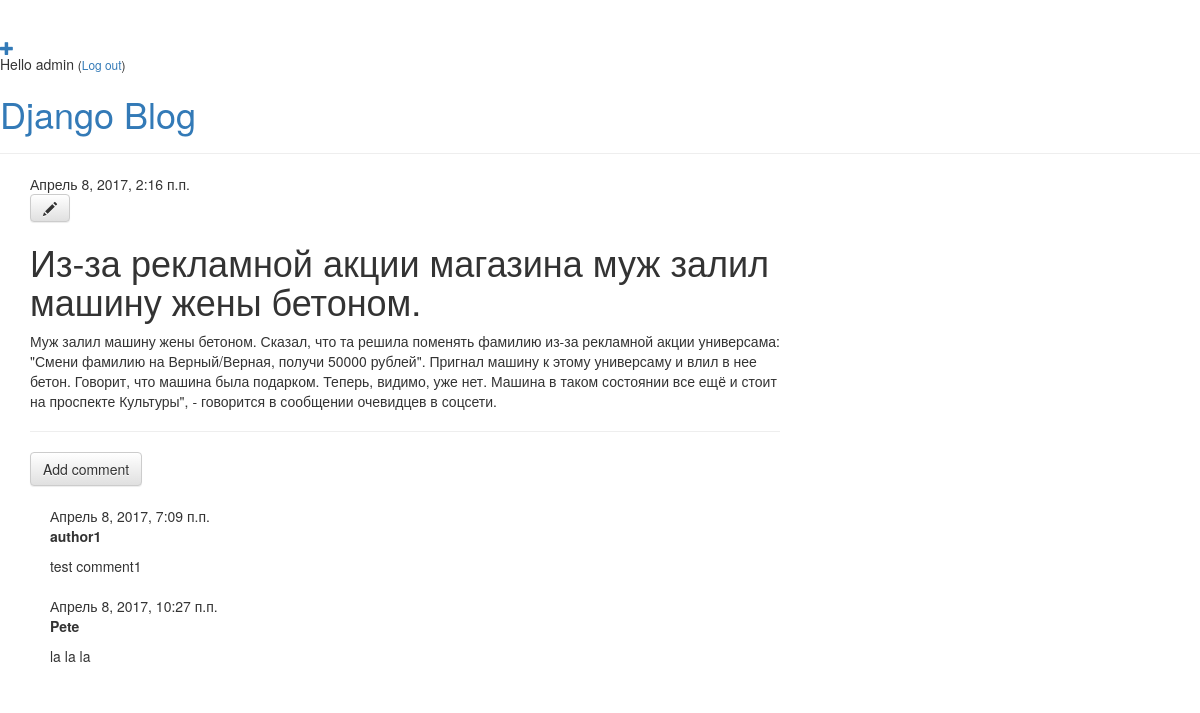
The app's page /post/1/ (signed in) with its own data.
### blog/models.py (models this page shows, shortened)
class Post(models.Model):
    author = models.ForeignKey('auth.User')
    title = models.CharField(max_length=200)
    text = models.TextField()
    created_date = models.DateTimeField(
            default=timezone.now)
    published_date = models.DateTimeField(
            blank=True, null=True)

class Comment(models.Model):
    post = models.ForeignKey('blog.Post', related_name='comments')
    author = models.CharField(max_length=200)
    text = models.TextField()
    created_date = models.DateTimeField(default=timezone.now)
    approved_comment = models.BooleanField(default=False)

### blog/views.py (the view)
# urls.py: url(r'^post/(?P<pk>[0-9]+)/$', views.post_detail, name='post_detail'),
def post_detail(request, pk):
    post = get_object_or_404(Post, pk=pk)
    return render(request, 'blog/post_detail.html', {'post': post})

### blog/templates/blog/post_detail.html
{% extends 'blog/base.html' %}
    {% block content %}
        <div class="post">
            {% if post.published_date %}
                <div class="date">
                    {{ post.published_date }}
                </div>
            {% endif %}
        {% if user.is_authenticated %}
            <a class="btn btn-default" href="{% url 'post_edit' pk=post.pk %}"><span class="glyphicon glyphicon-pencil"></span></a>
        {% else %}
            <a href="{% url 'login' %}" class="top-menu"><span class="glyphicon glyphicon-lock"></span></a>
        {% endif %}
            <h1>{{ post.title }}</h1>
            <p>{{ post.text|linebreaksbr }}</p>
        </div>
        <hr>
        <a class="btn btn-default" href="{% url 'add_comment_to_post' pk=post.pk %}">Add comment</a>
        {% for comment in post.comments.all %}
            <div class="comment">
                <div class="date">{{ comment.created_date }}</div>
                <strong>{{ comment.author }}</strong>
                <p>{{ comment.text|linebreaks }}</p>
            </div>
        {% empty %}
            <p>No comments here yet :(</p>
        {% endfor %}
    {% endblock %}

### blog/templates/blog/base.html (shortened to what this page needs)
{% load staticfiles %}
    <html>
        <head>
             <link rel="stylesheet" href="//maxcdn.bootstrapcdn.com/bootstrap/3.2.0/css/bootstrap.min.css">
             <link rel="stylesheet" href="//maxcdn.bootstrapcdn.com/bootstrap/3.2.0/css/bootstrap-theme.min.css">
            <link rel="stylesheet" href="{% static 'css/blog.css' %}">
        </head>
        <body>
            <div class="page-header">
                {% if user.is_authenticated %}
                    <a href="{% url 'post_new' %}" class="top-menu"><span class="glyphicon glyphicon-plus"></span></a>
                    <p class="top-menu">Hello {{ user.username }} <small>(<a href="{% url 'logout' %}">Log out</a>)</small></p>
                {% else %}
                    <a href="{% url 'login' %}" class="top-menu"><span class="glyphicon glyphicon-lock"></span></a>
                {% endif %}
                <h1><a href="/">Django Blog</a></h1>
            </div>
            <div class="content container">
                <div class="row">
                    <div class="col-md-8">
                        {% block content %}
                        {% endblock %}
                    </div>
                </div>
            </div>
        </body>
    </html>

### blog/static/css/blog.css (style rules this page uses)
.comment { margin: 20px 0px 20px 20px; }

### records on screen
Post: published_date "Апрель 8, 2017, 2:16 п.п.", title "Из-за рекламной акции магазина муж залил машину жены бетоном.", text "Муж залил машину жены бетоном. Сказал, что та решила поменять фамилию из-за рекламной акции универсама: \"Смени фамилию на Верный/Верная, получи 50000 рублей\". Пригнал машину к этому универсаму и влил в нее бетон. Говорит, что машина была подарком. Теперь, видимо, уже нет. Машина в таком состоянии все ещё и стоит на проспекте Культуры\", - говорится в сообщении очевидцев в соцсети."
Comment: created_date "Апрель 8, 2017, 7:09 п.п.", author "author1", text "test comment1"
Comment: created_date "Апрель 8, 2017, 10:27 п.п.", author "Pete", text "la la la"

### other values on screen
{{ user.username }} "admin"
